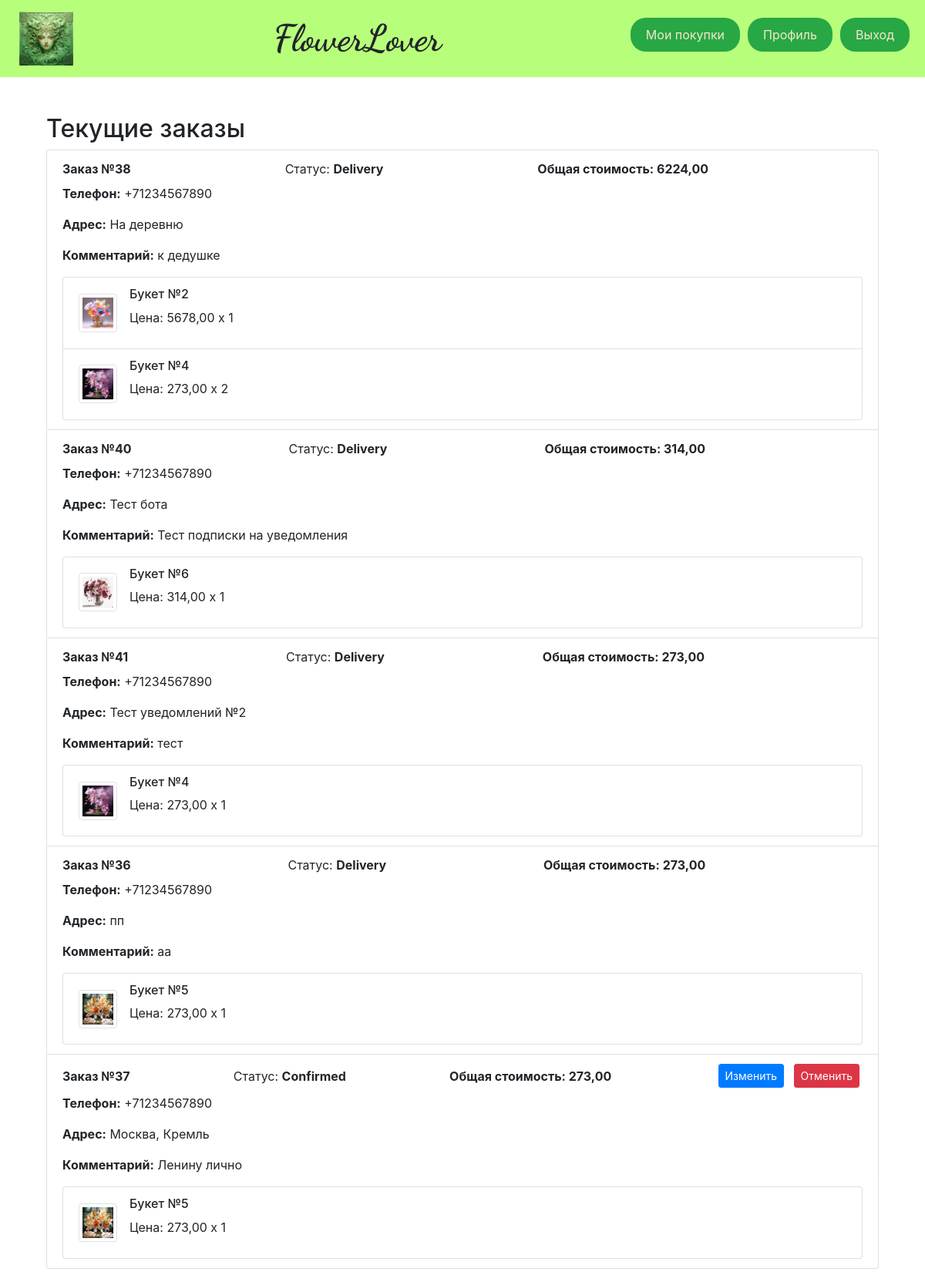
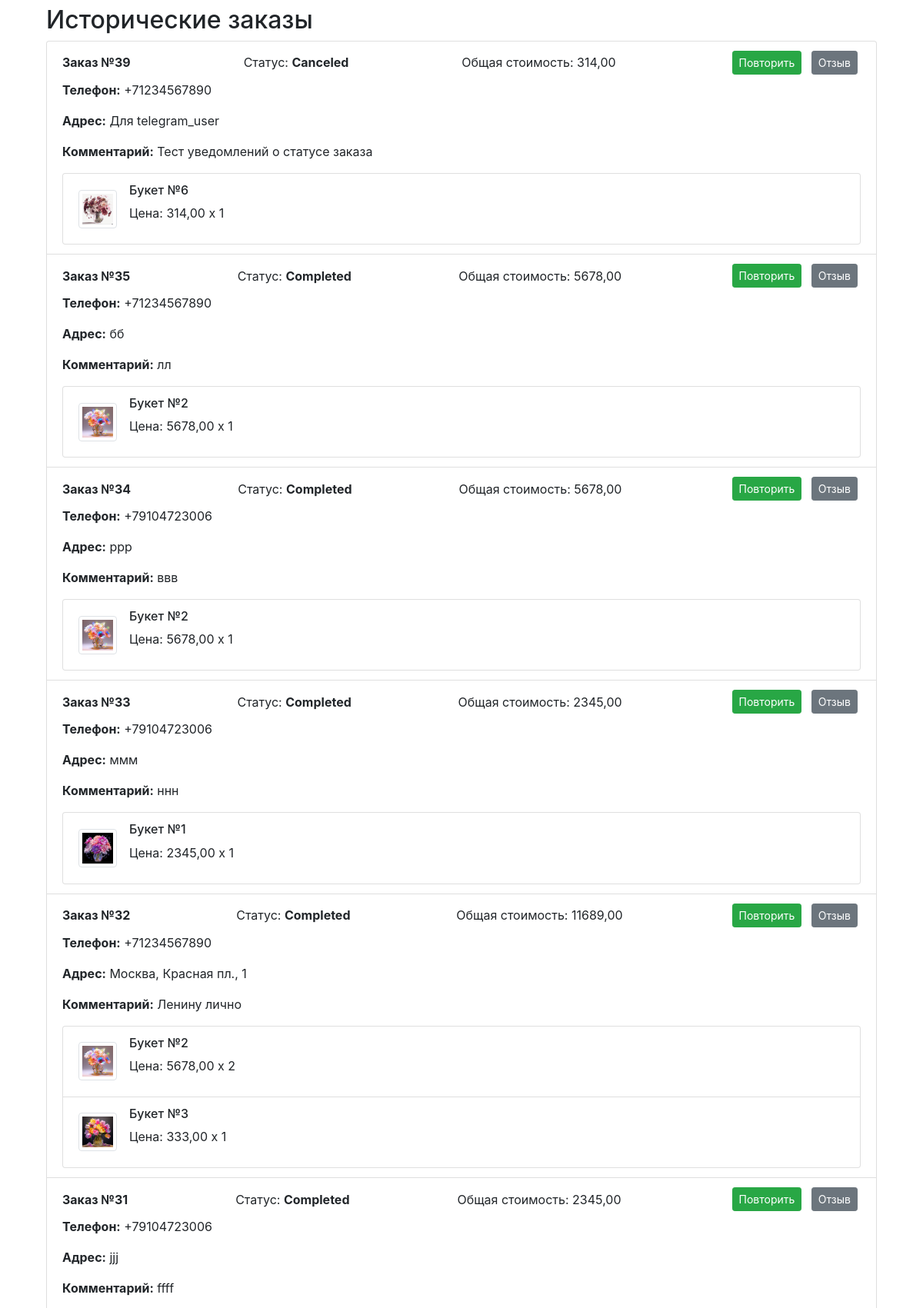
The app's page /purchase/ (signed in, upper part) with its own data (2 pictures, top to bottom).
### business_app/models.py (models this page shows, shortened)
class Order(models.Model):
    DoesNotExist = None
    objects = None
    STATUS_PENDING = 'pending'
    STATUS_CONFIRMED = 'confirmed'
    STATUS_DELIVERY = 'delivery'
    STATUS_CANCELED = 'cancelled'
    STATUS_COMPLETED = 'completed'
    STATUS_CHOICES = [
        (STATUS_PENDING, 'Pending'),
        (STATUS_CONFIRMED, 'Confirmed'),
        (STATUS_DELIVERY, 'Delivery'),
        (STATUS_CANCELED, 'Canceled'),
        (STATUS_COMPLETED, 'Completed'),
    ]
    user = models.ForeignKey(User, on_delete=models.CASCADE, related_name='orders')
    items = models.ManyToManyField(Product, through=OrderItem, related_name='orders')
    total_amount = models.DecimalField(max_digits=8, decimal_places=2, default=0)
    phone = models.CharField(max_length=12)
    address = models.TextField(max_length=120)
    comment = models.TextField(max_length=120, blank=True, null=True)
    telegram_key = models.CharField(max_length=100, blank=True, null=True)
    status = models.CharField(max_length=20, choices=STATUS_CHOICES, default=STATUS_CONFIRMED)
    status_datetime = models.DateTimeField(auto_now_add=True)

class OrderItem(models.Model):
    objects = None
    product = models.ForeignKey(Product, on_delete=models.CASCADE)
    order = models.ForeignKey('Order', on_delete=models.CASCADE)
    quantity = models.PositiveIntegerField(default=1)

class Product(models.Model):
    DoesNotExist = None
    objects = None
    name = models.CharField(max_length=50)
    description = models.TextField(max_length=255)
    price = models.DecimalField(max_digits=8, decimal_places=2)
    image = models.ImageField(upload_to='myproject/media/', default='no_photo.jpg')
    is_active = models.BooleanField(default=True)  # Поле для статуса активности
    class Meta:
        permissions = [
            ("customer", "Покупатель"),
            ("salesman", "Продавец"),
        ]

### business_app/views.py (the view)
    @login_required(login_url='page_errors')
    @user_passes_test(is_in_group('customer'), login_url='page_errors', redirect_field_name=None)
    @order_belongs_to_user
    def _wrapped_view(request, *args, **kwargs):
        try:
            return view_func(request, *args, **kwargs)
        except Exception as e:
            logger.error(f"Ошибка в представлении {view_func.__name__}: {e}")
            return HttpResponseServerError("Произошла внутренняя ошибка сервера.")

### business_app/context_processors.py (called while the page is built)
def user_group_context(request):
    if request.user.is_authenticated:
        group_names = request.user.groups.values_list('name', flat=True)
        return {
            'is_customer': 'customer' in group_names or request.user.is_superuser,
            'is_salesman': 'salesman' in group_names or request.user.is_superuser,
        }
    return {
        'is_customer': False,
        'is_salesman': False,
    }

### business_app/views.py (called while the page is built)
def is_in_group(group_name):
    def check(user):
        try:
            result = user.groups.filter(name=group_name).exists()
            logger.debug(f"Проверка принадлежности к группе '{group_name}' для пользователя {user.username}: {result}")
            return result
        except Exception as e:
            logger.error(f"Ошибка при проверке группы пользователя: {e}")
            return False
    return check

def order_belongs_to_user(view_func):
    @wraps(view_func)
    def _wrapped_view(request, *args, **kwargs):
        order_id = kwargs.get('order_id')
        try:
            if order_id is not None:
                order = get_object_or_404(Order, id=order_id)
                logger.debug(f"Заказ с ID {order_id} найден для пользователя {request.user.username}")
                if order.user != request.user:
                    logger.warning(f"Пользователь {request.user.username} попытался получить доступ к чужому заказу с ID {order_id}")
                    return HttpResponseForbidden("Вы не можете редактировать этот заказ.")
        except Exception as e:
            logger.error(f"Ошибка при проверке заказа: {e}")
            return HttpResponseServerError("Произошла внутренняя ошибка сервера.")
        return view_func(request, *args, **kwargs)
    return _wrapped_view

def customer_required(view_func):
    @login_required(login_url='page_errors')
    @user_passes_test(is_in_group('customer'), login_url='page_errors', redirect_field_name=None)
    @order_belongs_to_user
    def _wrapped_view(request, *args, **kwargs):
        try:
            return view_func(request, *args, **kwargs)
        except Exception as e:
            logger.error(f"Ошибка в представлении {view_func.__name__}: {e}")
            return HttpResponseServerError("Произошла внутренняя ошибка сервера.")
    return _wrapped_view

@customer_required
def purchase(request):
    context = get_order_context(user=request.user)
    return render(request, 'business_app/purchase.html', context)

### business_app/templates/business_app/purchase.html (shortened to what this page needs)
{% extends 'base.html' %}
{% load bootstrap4 %}
{% block content %}
<div class="container mt-4">
    <h2>Текущие заказы</h2>
    <div class="list-group mb-4">
        {% for order in current_orders %}
            <div class="list-group-item">
                <div class="d-flex w-100 justify-content-between align-items-center">
                    <span><strong>Заказ №{{ order.id }}</strong></span>
                    <span>Статус: <strong>{{ order.get_status_display }}</strong></span>
                    <span><strong>Общая стоимость: {{ order.total_amount|floatformat:2 }}</strong></span>
                    <div>
                        {% if order.status == STATUS_PENDING or order.status == STATUS_CONFIRMED %}
                        <form method="post" action="{% url 'edit_order' order.id %}" style="display:inline;">
                            <button type="submit" class="btn btn-primary btn-sm mx-1">Изменить</button>
                        </form>
                        <form method="post" action="{% url 'cancel_order' order.id %}" style="display:inline;">
                            <button type="submit" class="btn btn-danger btn-sm mx-1">Отменить</button>
                        </form>
                        {% elif order.status == STATUS_COMPLETED or order.status == STATUS_CANCELED %}
                            <button class="btn btn-success btn-sm mx-1">Повторить</button>
                            <button class="btn btn-secondary btn-sm mx-1">Отзыв</button>
                        {% endif %}
                    </div>
                </div>
                <div class="mt-2">
                    <p><strong>Телефон:</strong> {{ order.phone }}</p>
                    <p><strong>Адрес:</strong> {{ order.address }}</p>
                    <p><strong>Комментарий:</strong> {{ order.comment }}</p>
                </div>
                <ul class="list-group mt-2">
                    {% for item in order.orderitem_set.all %}
                        <li class="list-group-item d-flex justify-content-between align-items-center">
                            <div class="d-flex align-items-center">
                                <img src="{{ item.product.image.url }}" alt="{{ item.product.name }}" class="img-thumbnail" style="width: 50px; height: 50px;">
                                <div class="ml-3">
                                    <h6>{{ item.product.name }}</h6>
                                    <p>Цена: {{ item.product.price }} x {{ item.quantity }}</p>
                                </div>
                            </div>
                        </li>
                    {% endfor %}
                </ul>
            </div>
        {% empty %}
            <p>Нет текущих заказов.</p>
        {% endfor %}
    </div>
    <h2>Исторические заказы</h2>
    <div class="list-group">
        {% for order in historical_orders %}
            <div class="list-group-item">
                <div class="d-flex w-100 justify-content-between align-items-center">
                    <span><strong>Заказ №{{ order.id }}</strong></span>
                    <span>Статус: <strong>{{ order.get_status_display }}</strong></span>
                    <span>Общая стоимость: {{ order.total_amount|floatformat:2 }}</span>
                    <div>
                        {% if order.status == STATUS_COMPLETED or order.status == STATUS_CANCELED %}
                                <button class="btn btn-success btn-sm mx-1">Повторить</button>
                            <form method="post" action="{% url 'review' order.id %}" style="display:inline;">
                                <button type="submit" class="btn btn-secondary btn-sm mx-1">Отзыв</button>
                            </form>
                        {% endif %}
                    </div>
                </div>
                <div class="mt-2">
                    <p><strong>Телефон:</strong> {{ order.phone }}</p>
                    <p><strong>Адрес:</strong> {{ order.address }}</p>
                    <p><strong>Комментарий:</strong> {{ order.comment }}</p>
                </div>
                <ul class="list-group mt-2">
                    {% for item in order.orderitem_set.all %}
                        <li class="list-group-item d-flex justify-content-between align-items-center">
                            <div class="d-flex align-items-center">
                                <img src="{{ item.product.image.url }}" alt="{{ item.product.name }}" class="img-thumbnail" style="width: 50px; height: 50px;">
                                <div class="ml-3">
                                    <h6>{{ item.product.name }}</h6>
                                    <p>Цена: {{ item.product.price }} x {{ item.quantity }}</p>
                                </div>
                            </div>
                        </li>
                    {% endfor %}
                </ul>
            </div>
        {% empty %}
            <p>Нет исторических заказов.</p>
        {% endfor %}
    </div>
</div>
{% endblock %}

### business_app/templates/base.html (shortened to what this page needs)
<!DOCTYPE html>
<html lang="en">
{% load static %}
<head>
    <link href="https://stackpath.bootstrapcdn.com/bootstrap/4.5.2/css/bootstrap.min.css" rel="stylesheet">
    <link href="{% static 'business_app/css/style.css' %}" rel="stylesheet">
</head>
<body>
    <div class="content-wrapper">
        <header class="header d-flex align-items-center">
            <img src="{% static 'business_app/images/logo_green.png' %}" alt="Logo">
            <div class="site-title">FlowerLover</div>
           <nav class="navigation">
                {% if user.is_authenticated %}
                    {% if user.is_superuser %}
                        <a href="{% url 'purchase' %}" class="nav-button">Мои покупки</a>
                        <a href="{% url 'sale' %}" class="nav-button">Мои продажи</a>
                    {% else %}
                        {% if is_customer %}
                            <a href="{% url 'purchase' %}" class="nav-button">Мои покупки</a>
                        {% endif %}
                    {% endif %}
                    <a href="{% url 'profile' %}" class="nav-button">Профиль</a>
                    <a href="{% url 'logout' %}" class="nav-button">Выход</a>
                {% else %}
                    <a href="{% url 'authorization' %}" class="nav-button">Вход</a>
                {% endif %}
            </nav>
        </header>
        <div class="container mt-4 mb-5">
            {% block content %}{% endblock %}
        </div>
    </div>
</body>
</html>

### business_app/static/business_app/css/style.css (style rules this page uses)
html, body { height: 100%; margin: 0; display: flex; flex-direction: column; }
.content-wrapper { flex: 1; }
.header { background-color: #B7FF7A; padding: 5px 0; text-align: center; }
.header { display: flex; justify-content: space-between; align-items: center; width: 100%; padding: 10px 20px; box-sizing: border-box; }
.header img { height: 70px; margin: 5px; }
.site-title { font-family: 'Dancing Script', cursive; font-weight: 700; font-size: 48px; margin-left: 10px; }
.navigation { display: flex; align-items: center; justify-content: flex-end; gap: 10px; }
.nav-button { background-color: #28a745 !important; color: #f7e7ce !important; border: none !important; border-radius: 20px !important; padding: 10px 20px !important; text-decoration: none !important; font-size: 16px !important; transition: background-color 0.3s !important; display: block; text-align: center; margin-bottom: 10px; }
.container { display: flex; flex-direction: column !important; }
.ml-3 { margin-left: 1rem; }

### records on screen
Order: id "38", status "Delivery", total_amount "6224,00", phone "+71234567890", address "На деревню", comment "к дедушке"
OrderItem: product.image (picture), product.name "Букет №2", product.price "5678,00", quantity "1"
OrderItem: product.image (picture), product.name "Букет №4", product.price "273,00", quantity "2"
Order: id "40", status "Delivery", total_amount "314,00", phone "+71234567890", address "Тест бота", comment "Тест подписки на уведомления"
OrderItem: product.image (picture), product.name "Букет №6", product.price "314,00", quantity "1"
Order: id "41", status "Delivery", total_amount "273,00", phone "+71234567890", address "Тест уведомлений №2", comment "тест"
OrderItem: product.image (picture), product.name "Букет №4", product.price "273,00", quantity "1"
Order: id "36", status "Delivery", total_amount "273,00", phone "+71234567890", address "пп", comment "аа"
OrderItem: product.image (picture), product.name "Букет №5", product.price "273,00", quantity "1"
Order: id "37", status "Confirmed", total_amount "273,00", shows "Изменить", phone "+71234567890", address "Москва, Кремль", comment "Ленину лично"
OrderItem: product.image (picture), product.name "Букет №5", product.price "273,00", quantity "1"
Order: id "39", status "Canceled", total_amount "314,00", shows "Повторить", phone "+71234567890", address "Для telegram_user", comment "Тест уведомлений о статусе заказа"
OrderItem: product.image (picture), product.name "Букет №6", product.price "314,00", quantity "1"
Order: id "35", status "Completed", total_amount "5678,00", shows "Повторить", phone "+71234567890", address "бб", comment "лл"
OrderItem: product.image (picture), product.name "Букет №2", product.price "5678,00", quantity "1"
Order: id "34", status "Completed", total_amount "5678,00", shows "Повторить", phone "+79104723006", address "ррр", comment "ввв"
OrderItem: product.image (picture), product.name "Букет №2", product.price "5678,00", quantity "1"
Order: id "33", status "Completed", total_amount "2345,00", shows "Повторить", phone "+79104723006", address "ммм", comment "ннн"
OrderItem: product.image (picture), product.name "Букет №1", product.price "2345,00", quantity "1"
Order: id "32", status "Completed", total_amount "11689,00", shows "Повторить", phone "+71234567890", address "Москва, Красная пл., 1", comment "Ленину лично"
OrderItem: product.image (picture), product.name "Букет №2", product.price "5678,00", quantity "2"
OrderItem: product.image (picture), product.name "Букет №3", product.price "333,00", quantity "1"
Order: id "31", status "Completed", total_amount "2345,00", shows "Повторить", phone "+79104723006", address "jjj", comment "ffff"
